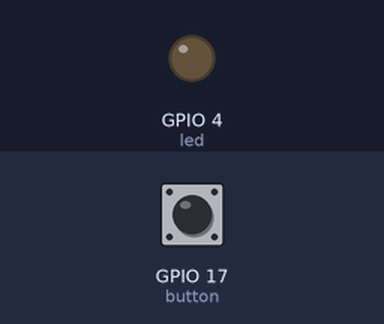
The program below on a simulated Raspberry Pi (BCM pin numbers). Parts: output pins drawn as LEDs (lit = HIGH). The test bench sets the inputs (shaded band); at power-on: GPIO 17 (button) HIGH.

Above: at 1.2 s.
1.3 s: GPIO 17 (button) pulled LOW for 3.2 s
At 5.4 s:
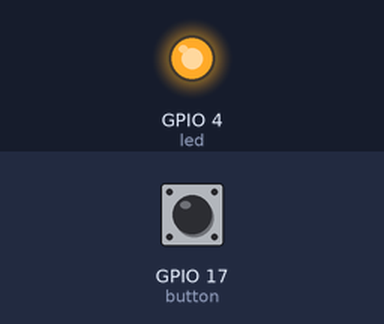
Timing chart, 0 to 6.9 s (numbered marks = the images above; inputs shaded):
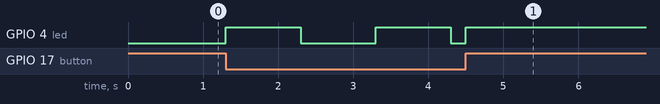

Measured:
- after the input at 1.3 s, GPIO 4 (led): goes HIGH 1.0 s, LOW 1.0 s, HIGH 1.0 s, LOW 0.20 s, then HIGH, starting at once

The program:

button_ledflash.py
```python
#硬件：RaspiberryPi 4B
#连接方式：BCM17 (board:pin11) ---  连接开关一端
#         GND OV (board:pin39) ---  连接开关另一端
#         GPIO4 (board:pin7) ---  连接led一端
#         GND OV (board:pin39) ---  连接led另一端
#内容: 运行程序，持续按下按钮LED点闪烁，松手LED点亮，  键盘中断LED关闭

from gpiozero import Button, LED
from time import sleep

button = Button(17)
led = LED(4)
while True:
    try:
        button.when_activated = led.blink
        button.when_deactivated = led.on
        sleep(0.1)
    except KeyboardInterrupt:
        print("User Quit")
        button.when_deactivated = led.off
        break
```
